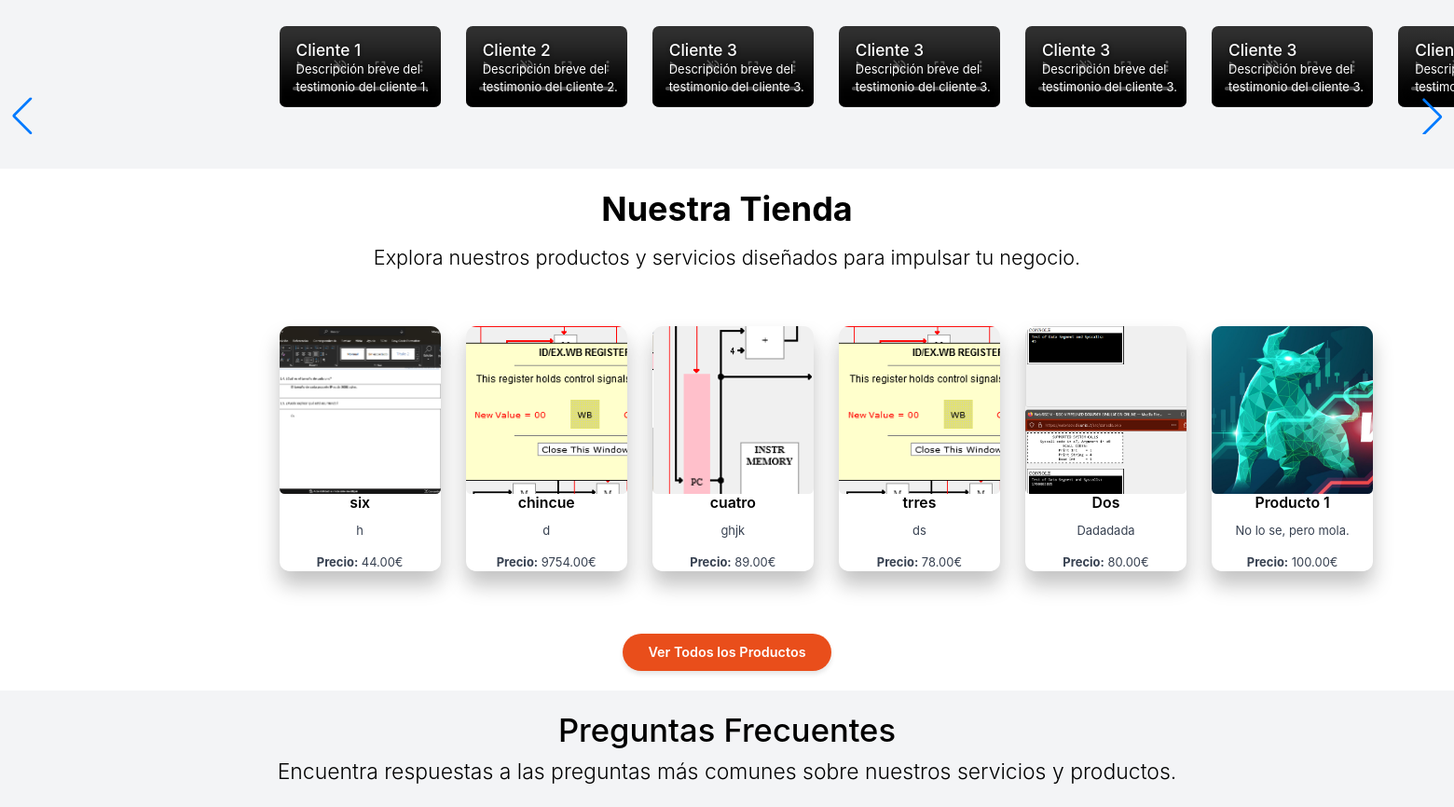
Before: / (middle part) with the older database file.
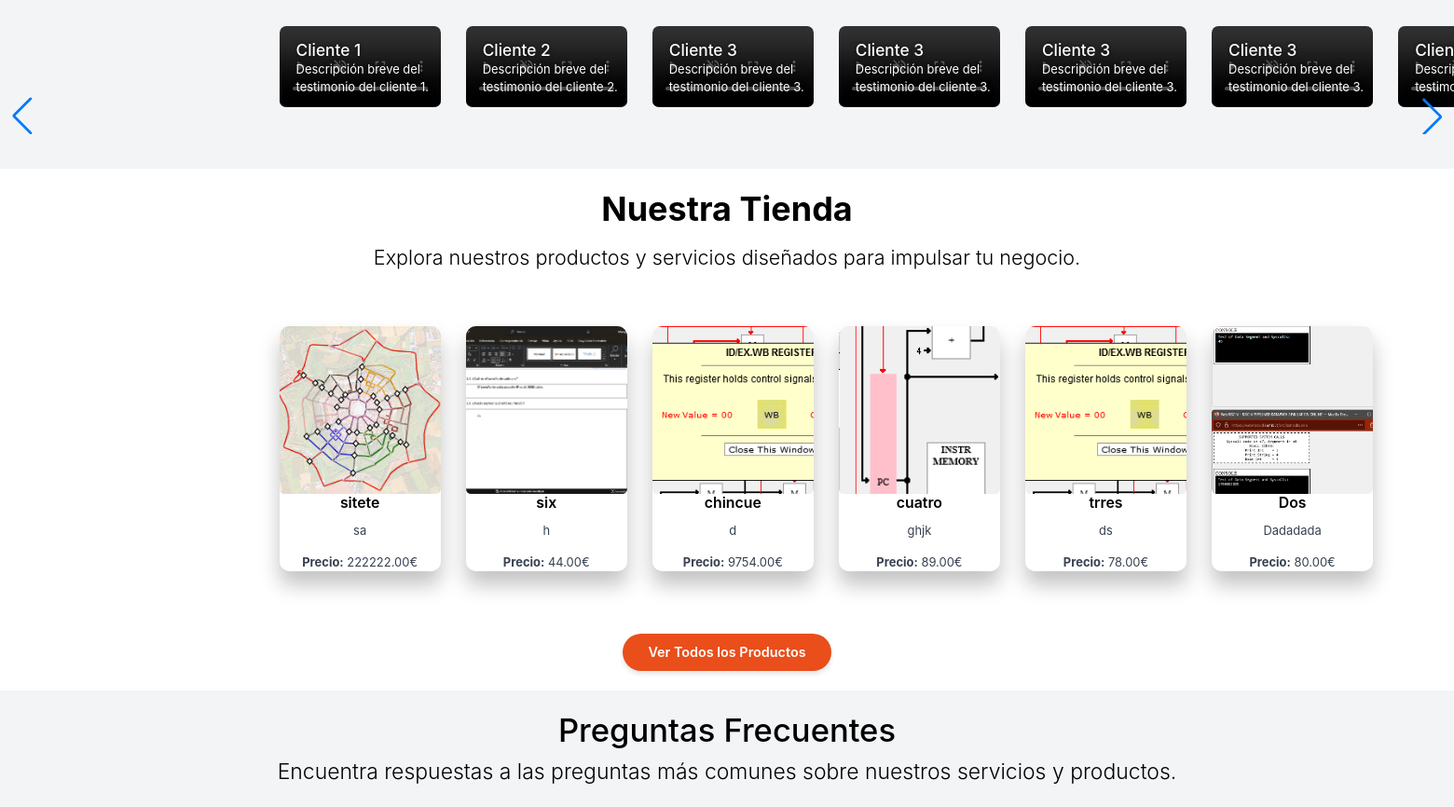
After: the same page with the newer database file.
### app/models.py (models this page shows, shortened)
class Product(db.Model):
    __tablename__ = 'product'
    id = db.Column(db.Integer, primary_key=True)
    name = db.Column(db.String(150), nullable=False)
    description = db.Column(db.Text, nullable=False)
    price = db.Column(db.Float, nullable=False)
    image_file = db.Column(db.String(20), nullable=True, default='default_product.jpg')
    date_added = db.Column(db.DateTime, default=datetime.utcnow)
    features = db.Column(db.Text, nullable=True)
    cart_items = db.relationship('CartItem', backref='product', lazy=True)
    images = db.relationship('ProductImage', backref='product', lazy=True)

### app/routes.py (the view)
@app.route('/')
@app.route('/<lang_code>')
def index(lang_code=None):
    products = Product.query.order_by(Product.date_added.desc()).limit(6).all()
    add_to_cart_form = AddToCartForm()
    return render_template('index.html', products=products, add_to_cart_form=add_to_cart_form)

### app/routes.py (called while the page is built)
@app.before_request
def parse_url():
    path = request.path
    g.lang_code = 'en'
    if path.startswith('/es'):
        g.lang_code = 'es'
    elif path.startswith('/en'):
        if len(path) == 3:
            return redirect('/', code=301)
        path = path[3:]
        return redirect(path, code=301)
    return None

@app.context_processor
def inject_logout_form():
    logout_form = LogoutForm()
    return dict(logout_form=logout_form)

@app.context_processor
def inject_add_to_cart_form():
    form = AddToCartForm()
    return dict(add_to_cart_form=form)

### app/utils.py (called while the page is built)
def url_for_locale(url, lang):
    out = url_for(url)
    if lang != 'en':
        if out == '/':
            out = '/es'
        else:
            out = '/es' + out
    return out

### app/templates/index.html (shortened to what the changed rows need)
{% extends "app.html" %}
{% block content %}
<main>
    <section class="store-section py-4">
        <div class="container">
            <div class="row mb-5 text-center">
                <div class="col-12">
                    <h2>{{ _('Nuestra Tienda') }}</h2>
                </div>
            </div>
            <div class="swiper-container">
                <div class="swiper-wrapper">
                    {% for product in products %}
                    <div class="swiper-slide">
                        <div class="card h-100 shadow-sm">
                            <a href="{{ url_for('product_detail', product_id=product.id) }}">
                                <img src="{{ url_for('static', filename='img/' ~ product.image_file) }}" class="card-img-top img-fluid rounded" alt="{{ product.name }}">
                            </a>
                            <div class="card-body d-flex flex-column">
                                <h5 class="card-title">
                                    <a href="{{ url_for('product_detail', product_id=product.id) }}" class="text-decoration-none text-dark">
                                        {{ product.name }}
                                    </a>
                                </h5>
                                <p class="card-text">{{ product.description }}</p>
                                <p class="card-text"><strong>{{ _('Precio') }}:</strong> {{ "%.2f"|format(product.price) }}€</p>
                            </div>
                        </div>
                    </div>
                    {% endfor %}
                </div>
            </div>
        </div>
    </section>
    <section id="faq" class="faq-section py-4 bg-light">
        <div class="container">
            <div class="row mb-2 text-center">
                <div class="col-12">
                    <h2>{{ _('Preguntas Frecuentes') }}</h2>
                </div>
            </div>
        </div>
</main>
{% endblock %}

Changed rows visible on the page:
no longer on this page (row unchanged): Product: image_file (picture), name "Producto 1", description "No lo se, pero mola.", price "100.00"
added Product: image_file (picture), name "sitete", description "sa", price "222222.00"
